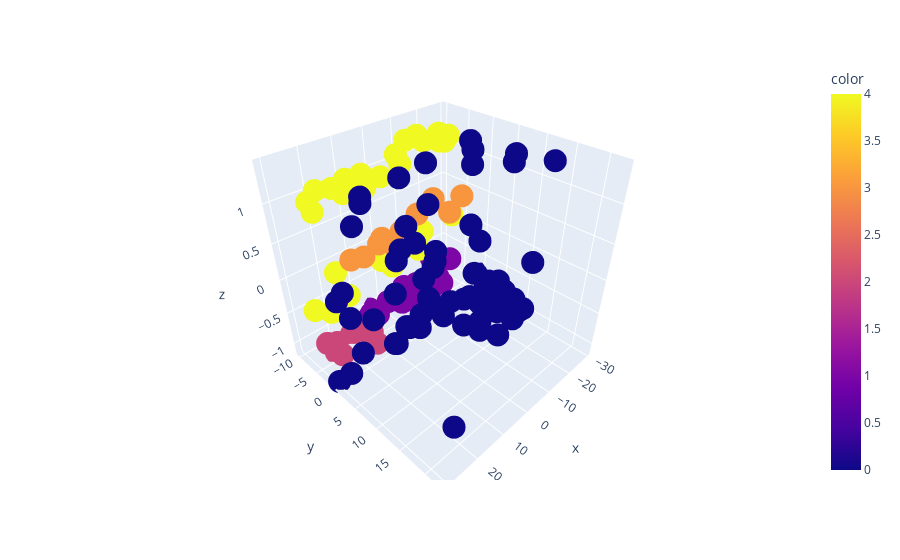

Write notebook code for a chart like this one.
### Code cell
pca = PCA(n_components=3, random_state=1)
X_train_reduced = pca.fit_transform(X_train)

svm = SVC(C=1000, kernel='rbf', gamma=0.001, random_state=1)
svm.fit(X_train_reduced, Y_train)

X_test_reduced = pca.transform(X_test)
print('SVM accuracy: ', svm.score(X_test_reduced, Y_test))

import plotly.express as px
px.scatter_3d(x=X_train_reduced[:,0], y=X_train_reduced[:,1], z=X_train_reduced[:,2], color=Y_train)

### Figure 1 — Plotly figure (JSON) as saved in the notebook; plotly's stock layout.template omitted (floating-point values rounded to 4 significant figures; data arrays with more than 128 entries replaced by an {"elided": "..."} marker saying what was removed)
{"data": [{"hovertemplate": "x=%{x}<br>y=%{y}<br>z=%{z}<br>color=%{marker.color}<extra></extra>", "legendgroup": "", "marker": {"color": {"elided": "134 int values"}, "coloraxis": "coloraxis", "symbol": "circle"}, "mode": "markers", "name": "", "scene": "scene", "showlegend": false, "type": "scatter3d", "x": {"elided": "134 float values"}, "y": {"elided": "134 float values"}, "z": {"elided": "134 float values"}}], "layout": {"coloraxis": {"colorbar": {"title": {"text": "color"}}, "colorscale": [[0, "#0d0887"], [0.1111, "#46039f"], [0.2222, "#7201a8"], [0.3333, "#9c179e"], [0.4444, "#bd3786"], [0.5556, "#d8576b"], [0.6667, "#ed7953"], [0.7778, "#fb9f3a"], [0.8889, "#fdca26"], [1, "#f0f921"]]}, "legend": {"tracegroupgap": 0}, "margin": {"t": 60}, "scene": {"domain": {"x": [0, 1], "y": [0, 1]}, "xaxis": {"title": {"text": "x"}}, "yaxis": {"title": {"text": "y"}}, "zaxis": {"title": {"text": "z"}}}}}
